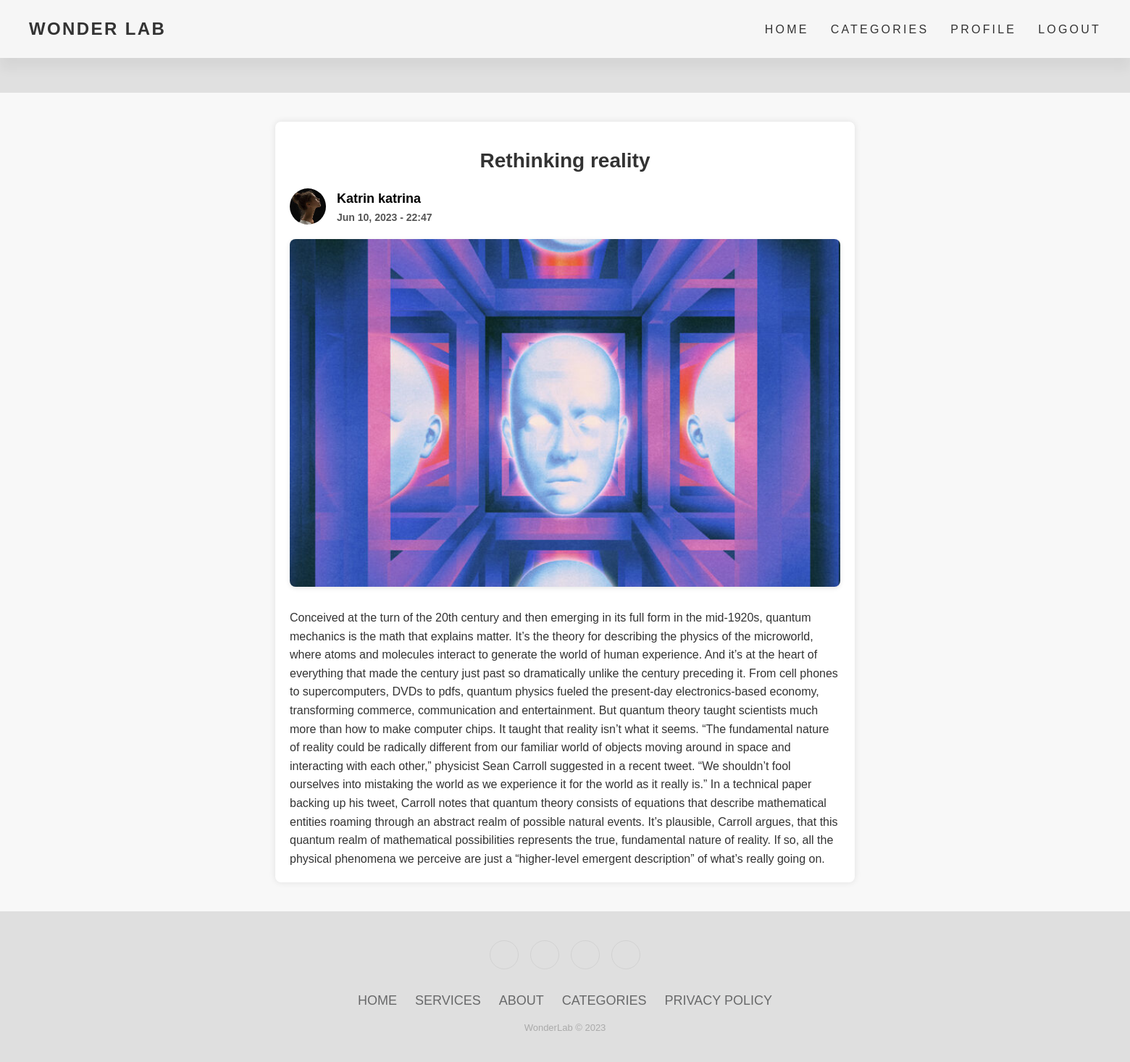
Screenshot of /post.php?id=57 with the database file from the repository.
### tables this page shows
CREATE TABLE IF NOT EXISTS `posts` (
  `id` int UNSIGNED NOT NULL AUTO_INCREMENT,
  `title` varchar(255) NOT NULL,
  `body` text NOT NULL,
  `thumbnail` varchar(255) NOT NULL,
  `date_time` timestamp NOT NULL DEFAULT CURRENT_TIMESTAMP,
  `category_id` int UNSIGNED DEFAULT NULL,
  `author_id` int NOT NULL,
  PRIMARY KEY (`id`)
);

CREATE TABLE IF NOT EXISTS `users` (
  `id` int UNSIGNED NOT NULL AUTO_INCREMENT,
  `firstname` varchar(50) NOT NULL,
  `lastname` varchar(50) NOT NULL,
  `username` varchar(50) NOT NULL,
  `email` varchar(100) NOT NULL,
  `password` varchar(255) NOT NULL,
  `avatar` varchar(255) NOT NULL,
  PRIMARY KEY (`id`)
);

### post.php (the view)
<?php
include 'header.php';
if (isset($_GET['id'])){
    $id = filter_var($_GET['id'], FILTER_SANITIZE_NUMBER_INT);
    $query = "SELECT * FROM posts WHERE id=$id";
    $result = mysqli_query($connection, $query);
    $post = mysqli_fetch_assoc($result);
} else{
    header('location: ' . ROOT_URL . 'home.php');
    die();
}
?>
<link rel="stylesheet" href="<?= ROOT_URL ?>assets/style.css?v=<?= filemtime('assets/style.css') ?>" />
<section class="blog-post">
    <div class="blog-post__container">
        <h2 class="blog-post__title"><?= $post['title'] ?></h2>
        <div class="blog-post__author">
            <?php
            $author_id = $post['author_id'];
            $author_query = "SELECT * FROM users WHERE id=$author_id";
            $author_result = mysqli_query($connection, $author_query);
            $author = mysqli_fetch_assoc($author_result);
            ?>
            <div class="blog-post__author-avatar">
                <img src="./image/<?= $author['avatar'] ?>" alt="avatar">
            </div>
            <div class="blog-post__author-info">
                <h5><?= "{$author['firstname']} {$author['lastname']}" ?></h5>
                <small><?= date("M d, Y - H:i", strtotime($post['date_time'])) ?></small>
            </div>
        </div>
        <div class="blog-post__thumbnail">
            <img src="./image/<?= $post['thumbnail'] ?>" alt="wildlife">
        </div>
        <div class="blog-post__content">
            <p><?= $post['body'] ?></p>
        </div>
    </div>
</section>
<?php
include 'footer.php';
?>

### assets/style.css (style rules this page uses)
* { box-sizing: border-box; margin: 0; padding: 0; }
body { background-size: cover; background-position: center; background-repeat: no-repeat; font-family: Arial, sans-serif; color: #333; overflow-x: hidden; background-color: #dfdfdff6; }
section { margin-top: 3rem; width: 100vw; }
h1, h2, h3, h4, h5 { color: black; line-height: 1.3; }
h2 { font-size: 1.7rem; margin: 1rem 0; }
img { display: block; width: 100%; height: 100%; object-fit: cover; }
h2 { font-size: 32px; font-weight: bold; margin-bottom: 20px; color: #333333; }
.blog-post__container { max-width: 800px; margin: 0 auto; padding: 20px; }
.blog-post__title { font-size: 28px; margin-bottom: 20px; }
.blog-post__author { display: flex; align-items: center; margin-bottom: 20px; }
.blog-post__author-avatar img { width: 50px; height: 50px; border-radius: 50%; margin-right: 15px; }
.blog-post__author-info { display: flex; flex-direction: column; }
.blog-post__author-info h5 { font-size: 18px; margin-bottom: 5px; }
.blog-post__author-info small { font-size: 14px; color: #88888800; }
.blog-post__thumbnail img { width: 100%; height: auto; margin-bottom: 30px; border-radius: 8px; box-shadow: 0 2px 6px rgba(0, 0, 0, 0.1); }
.blog-post__content { font-size: 16px; line-height: 1.6; color: #333; margin-bottom: 20px; }
.blog-post { background-color: #f8f8f8; padding: 40px 0; }
.blog-post__container { box-shadow: 0 0 10px rgba(0, 0, 0, 0.1); background-color: #fff; border-radius: 8px; }
.blog-post__title { color: #333; text-align: center; }
.blog-post__author-info small { font-weight: bold; color: #555; }
.blog-post__thumbnail img { object-fit: cover; }
.blog-post__content:last-child { margin-bottom: 0; }

### rows the page displays
posts: title "Rethinking reality", date_time "Jun 10, 2023 - 22:47", thumbnail (picture), body "Conceived at the turn of the 20th century and then emerging in its full form in the mid-1920s, quantum mechanics is the math that explains matter. It’s the theory for describing the physics of the microworld, where atoms and molecules interact to generate the world of human experience. And it’s at the heart of everything that made the century just past so dramatically unlike the century preceding it. From cell phones to supercomputers, DVDs to pdfs, quantum physics fueled the present-day electronics-based economy, transforming commerce, communication and entertainment. But quantum theory taught scientists much more than how to make computer chips. It taught that reality isn’t what it seems.…"
users: avatar (picture), firstname "Katrin", lastname "katrina"
